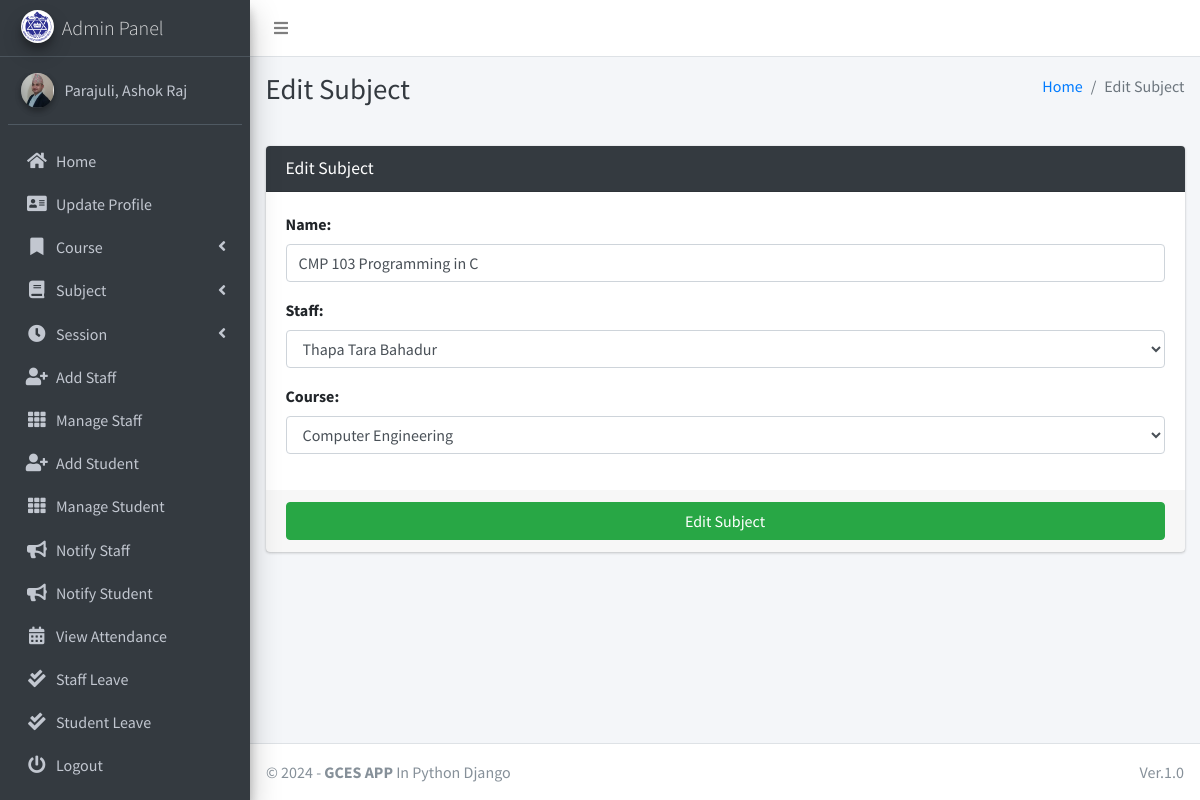
The app's page /subject/edit/5 (signed in), older data.
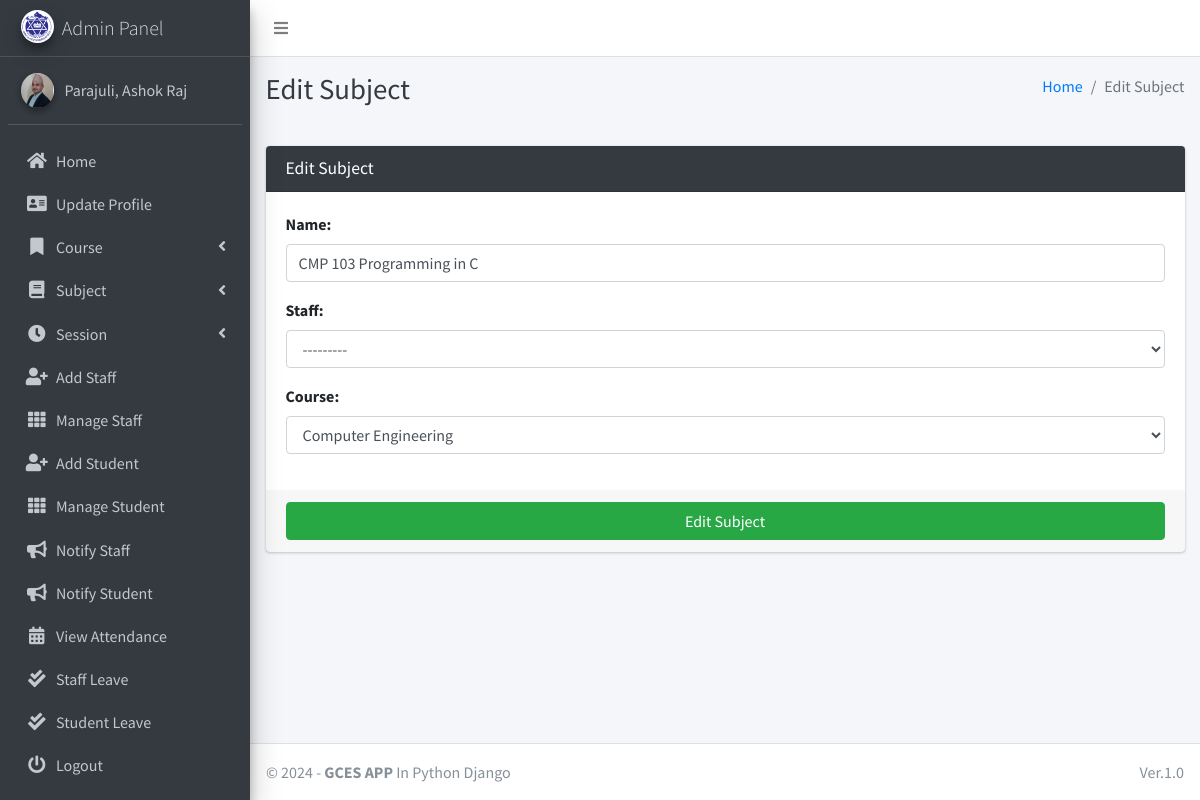
The same page, newer data.
### main_app/models.py (models this page shows, shortened)
class Subject(models.Model):
    name = models.CharField(max_length=120)
    staff = models.ForeignKey(Staff, on_delete=models.SET_NULL, null=True)  # Nullify staff instead of deleting
    course = models.ForeignKey(Course, on_delete=models.PROTECT)  # Prevent course deletion if subjects exist
    updated_at = models.DateTimeField(auto_now=True)
    created_at = models.DateTimeField(auto_now_add=True)

### main_app/hod_views.py (the view, shortened to what this page needs)
def edit_subject(request, subject_id):
    instance = get_object_or_404(Subject, id=subject_id)
    form = SubjectForm(request.POST or None, instance=instance)
    context = {
        'form': form,
        'subject_id': subject_id,
        'page_title': 'Edit Subject'
    }
    return render(request, 'hod_template/edit_subject_template.html', context)

### main_app/forms.py
class SubjectForm(FormSettings):
    def __init__(self, *args, **kwargs):
        super(SubjectForm, self).__init__(*args, **kwargs)
    class Meta:
        model = Subject
        fields = ['name', 'staff', 'course']

### main_app/models.py (called while the page is built)
    def __str__(self):
        return self.last_name + ", " + self.first_name

    def __str__(self):
        return self.name

    def __str__(self):
        return self.admin.last_name + " " + self.admin.first_name

### main_app/templates/hod_template/edit_subject_template.html
{% extends 'main_app/base.html' %}
{% load static %}
{% block page_title %}{{page_title}}{% endblock page_title %}
{% block content %}
<section class="content">
    <div class="container-fluid">
        <div class="row">
            <div class="col-md-12">
                <div class="card card-dark">
                    <div class="card-header">
                        <h3 class="card-title">{{page_title}}</h3>
                    </div>
                    {% include "main_app/form_template.html" with messages=messages  form=form button_text="Edit Subject"%}
                </div>
            </div>
        </div>
    </div>
</section>
{% endblock content %}

### main_app/templates/main_app/form_template.html (shortened to what this page needs)
<form role="form" method="POST" enctype="multipart/form-data">
    <div class="card-body">
        {% for field in form  %}
        <div class="form-group">
            {{field.label_tag}}
            {{field}}
        </div>
        {% endfor %}
    </div>
    <div class="card-footer">
        <button type="submit" class="btn btn-success btn-block">
            {% if button_text %}
            {{button_text}}
            {% else %}
            Submit
            {% endif %}
        </button>
    </div>
</form>

Row changes from the older to the newer data that the page shows:
changed Subject "CMP 103 Programming in C": staff "Thapa Tara Bahadur" → "---------"
